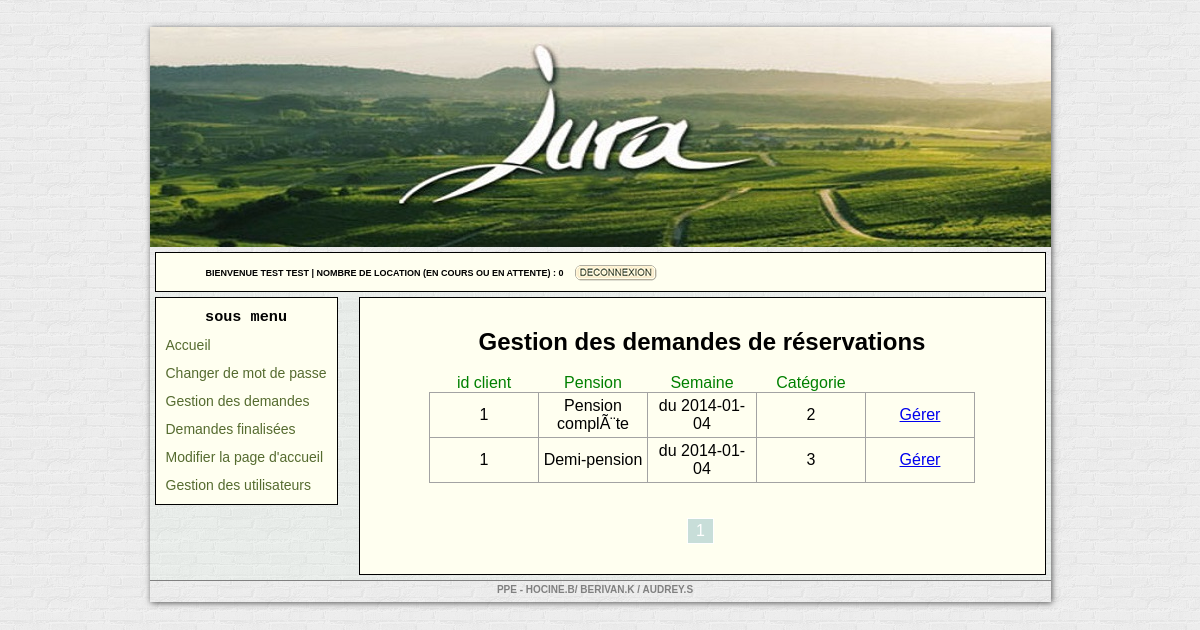
The app's page /compte.php?p=gestion (signed in) with its own data.
### tables this page shows
CREATE TABLE IF NOT EXISTS `ppe_utilisateur` (
  `id_utilisateur` int(11) NOT NULL AUTO_INCREMENT,
  `login` varchar(255) NOT NULL,
  `mdp` varchar(255) NOT NULL,
  `date_inscription` date NOT NULL,
  `pouvoir` int(11) NOT NULL,
  `email` varchar(50) NOT NULL,
  `nom` varchar(255) NOT NULL,
  `nb_reservation` int(11) NOT NULL,
  PRIMARY KEY (`id_utilisateur`)
);

CREATE TABLE IF NOT EXISTS `ppe_reservation` (
  `id_reservation` int(11) NOT NULL AUTO_INCREMENT,
  `forfait` varchar(255) NOT NULL,
  `menage` varchar(10) NOT NULL,
  `id_utilisateur` int(11) NOT NULL,
  `nom_utilisateur` varchar(255) NOT NULL,
  `email_client` varchar(255) NOT NULL,
  `date_reservation` date NOT NULL,
  `date` date NOT NULL,
  `categorie_logement` int(11) NOT NULL,
  `valide` tinyint(1) NOT NULL,
  PRIMARY KEY (`id_reservation`)
);

### compte.php (called while the page is built)
<?php
include "vue/admin/compte.php";

### modele/Reservation.class.php (the view, shortened to what this page needs)
<?php
class Reservation {
    public function afficherReservations($id, $forfait, $menage, $id_utilisateur, $date_reservation, $logement, $date) {
        echo"<tr><td>" . $id_utilisateur . "</td><td>" . stripslashes($forfait) . "</td><td> du " . $date_reservation . "</td><td>" . $logement . "</td>
		<td><a href=\"compte.php?p=gestion_r&id_reservation=" . $id . "\">Gérer</a></td></tr>";
    }
}
?>

### vue/admin/compte.php (shortened to what this page needs)
<?php
include "modele/Reservation.class.php";
include "modele/Utilisateur.class.php";
?>
<!DOCTYPE html>
<html>
    <head>
        <link rel="stylesheet" href="vue/admin/style2.css" />
    </head>
    <body>
        <div id="conteneur">
            <div id="top">
            </div>
            <div id="sous_menu2">
                <?php
                $req = $bdd->query('SELECT * FROM ppe_utilisateur where id_utilisateur = ' . $_SESSION['id'] . '');
                $data = $req->fetch();
                ?>
                <form action="modele/destroy.php" style="float: left; padding-left: 40px;" name="disconnect" method="post">
                    <div style="float:left;margin-right:10px;margin-top:5px;"><label class="welcome">Bienvenue <?php echo $_SESSION['nom']; ?> | nombre de location (en cours ou en attente) : <?php echo $data['nb_reservation']; ?></label></div>
                    <div style="float:right;margin-top:0px;"><input type="submit" value="" class="btn_logout" name="disconnect"></div>
                </form>
            </div>
            <div id="mid">
                <div id="sous_menu">
<?php include "includes/menu.inc.php"; ?>
                </div>
                <div id="zone_affichage">
                    <?php
                    if (isset($_GET["p"]) and $_GET["p"] == "compte"):
                        include "vue/admin/includes/account.inc.php";
                    elseif (isset($_GET["p"]) and $_GET["p"] == "dispo"):
                        include "vue/admin/includes/dispo.inc.php";
                    elseif (isset($_GET["p"]) and $_GET["p"] == "reserver"):
                        include "vue/admin/includes/reserver.inc.php";
                    elseif (isset($_GET["p"]) and $_GET["p"] == "administration"):
                        include "vue/admin/includes/admin.inc.php";
                    elseif (isset($_GET["p"]) and $_GET["p"] == "administration"):
                        include "vue/admin/includes/admin.inc.php";
                    elseif (isset($_GET["p"]) and $_GET["p"] == "gestion"):
                        include "vue/admin/includes/gestion.inc.php";
                    elseif (isset($_GET["p"]) and $_GET["p"] == "gestionu"):
                        include "vue/admin/includes/gestionu.inc.php";
                    elseif (isset($_GET["p"]) and $_GET["p"] == "gestion_r"):
                        include "vue/admin/includes/gestion_reservation_in.inc.php";
                    elseif (isset($_GET["p"]) and $_GET["p"] == "demande_valide"):
                        include "vue/admin/includes/reservation_valide.inc.php";
                    elseif (isset($_GET["p"]) and $_GET["p"] == "contacter"):
                        include "vue/admin/includes/contacter.inc.php";
                    else: include "vue/admin/includes/dispo.inc.php";
                    endif;
                    ?>
                </div>
            </div>
            <div id="bot">
                <p> PPE - Hocine.B/ Berivan.K / Audrey.S </p>
            </div>
        </div>
    </body>
</html>

### vue/admin/includes/gestion.inc.php (shortened to what this page needs)
<center><h2>Gestion des demandes de réservations</h4><br />
        <table class="gestion">
            <thead>
            <th>id client</th>
            <th>Pension</th>
            <th>Semaine</th>
            <th>Catégorie</th>
            </thead>
            <tbody>
                <?php
                $req = $bdd->query('SELECT COUNT(id_reservation) as nbReservation FROM ppe_reservation where valide=0')->fetchColumn();
                if (isset($_GET['n']) and is_numeric($_GET['n'])) {
                    $cPage = $_GET['n'];
                } else {
                    $cPage = 1;
                }
                $nbArt = $req;
                $nbPerPage = 5;
                $nbPage = ceil($nbArt / $nbPerPage);
                $req = $bdd->query('SELECT * FROM ppe_reservation where valide = 0 ORDER BY date DESC LIMIT ' . (($cPage - 1) * $nbPerPage) . ', ' . $nbPerPage . '');
                while ($data = $req->fetch()):
                    $MLK = new Reservation($data['forfait'], $data['menage'], $data['id_utilisateur'], $data['date_reservation'], $data['date'], $data['categorie_logement']);
                    $MLK->afficherReservations($data['id_reservation'], $data['forfait'], $data['menage'], $data['id_utilisateur'], $data['date_reservation'], $data['categorie_logement'], $data['date']);
                endwhile;
                ?>
            </tbody>
        </table>
</center>
<center>	<div id="pag">
        <?php
        for ($i = 1; $i <= $nbPage; $i++) {
            echo "<a";
            if ($i == $cPage) {
                echo " class=\"pagS\" ";
            }
            echo " href=\"compte.php?p=gestion&n=" . $i . "\">" . $i . "</a>";
        }
        ?>
    </div></center>

### vue/admin/style2.css (style rules this page uses)
body { background: url("../../modele/images/body.png") repeat scroll 0 0 rgba(0, 0, 0, 0); font-family: Arial; }
#conteneur { margin:27px auto; width:901px; box-shadow: 1px 1px 6px #555555; }
#top { height:220px; background-image:url(../../modele/images/header.jpg); }
#mid { padding:5px; background-color: rgba(193, 230, 208, 0.1); }
#sous_menu { border:1px solid black; float:left; padding:10px; background-color: #FFFFF0; }
.btn_logout { background: url("../../modele/images/deco_bar.png") no-repeat scroll 0 0 rgba(0, 0, 0, 0); width: 86px; height: 17px; padding: 0; border: none; cursor: pointer; }
#sous_menu2 { border:1px solid black; padding:10px; background-color: #FFFFF0; margin: 5px 5px 0; }
.welcome { font-family: Arial; font-weight: bold; font-size: 9px; text-transform: uppercase; }
#zone_affichage { border:1px solid black; width:auto; margin-left:204px; padding: 30px 50px; background-color: #FFFFF0; }
#bot { height:21px; border-top: 1px solid grey; }
* { margin:0; padding:0; }
table { border-collapse: collapse; }
table td { border: 1px solid #A3A3A3; width: 50px; text-align: center; }
table th { color: #008000; font-weight: normal; }
table.gestion tr td { border: 1px solid #A3A3A3; width: 100px; text-align: center; padding: 4px; }
#pag { margin-top:35px; padding:0px; }
#pag a { border: 1px solid grey; cursor: pointer; display: inline-block; font-size: 100%; margin: 0 0.2em 0 0; padding: 0.2em 0.5em; text-decoration: none; color: #808080; }
.pag a.pagS, #pag a.pagS { background: none repeat scroll 0 0 rgba(118, 173, 183, 0.4); border: 1px solid #FFFFFF; color: #FFFFFF; font-weight: normal; }
div #bot p { color: #808080; font-family: Arial,Helvetica,sans-serif; font-size: 10px; font-weight: bold; margin-top: 3px; margin-right: 10px; text-decoration: none; text-transform: uppercase; text-align:center; }
label { display:block; margin: 0; }
input { border:1px solid #ACACAC; }

### records on screen
ppe_utilisateur: nb_reservation "0"
ppe_reservation: id_utilisateur "1", forfait "Pension complÃ¨te", date_reservation "2014-01-04", categorie_logement "2"
ppe_reservation: id_utilisateur "1", forfait "Demi-pension", date_reservation "2014-01-04", categorie_logement "3"

### other values on screen
$_SESSION['nom'] "TEST TEST"
